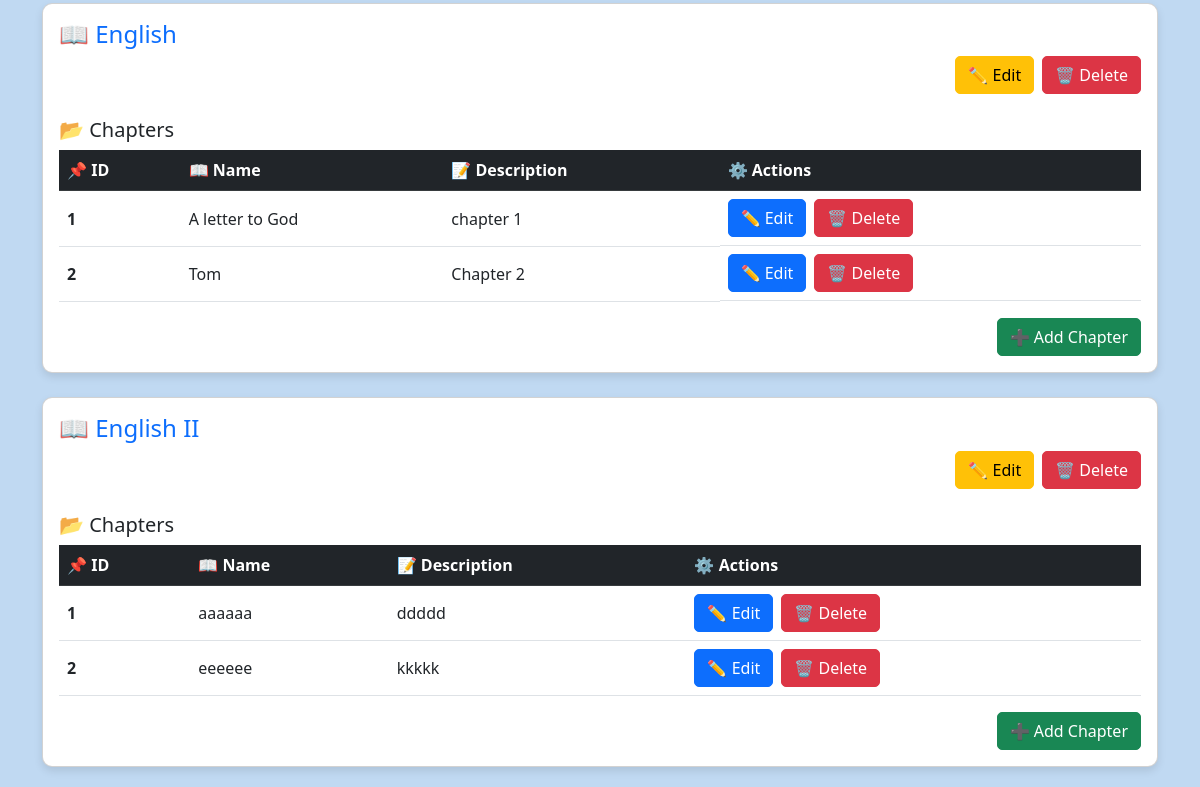
The app's page /subject_manage (lower part), older data.
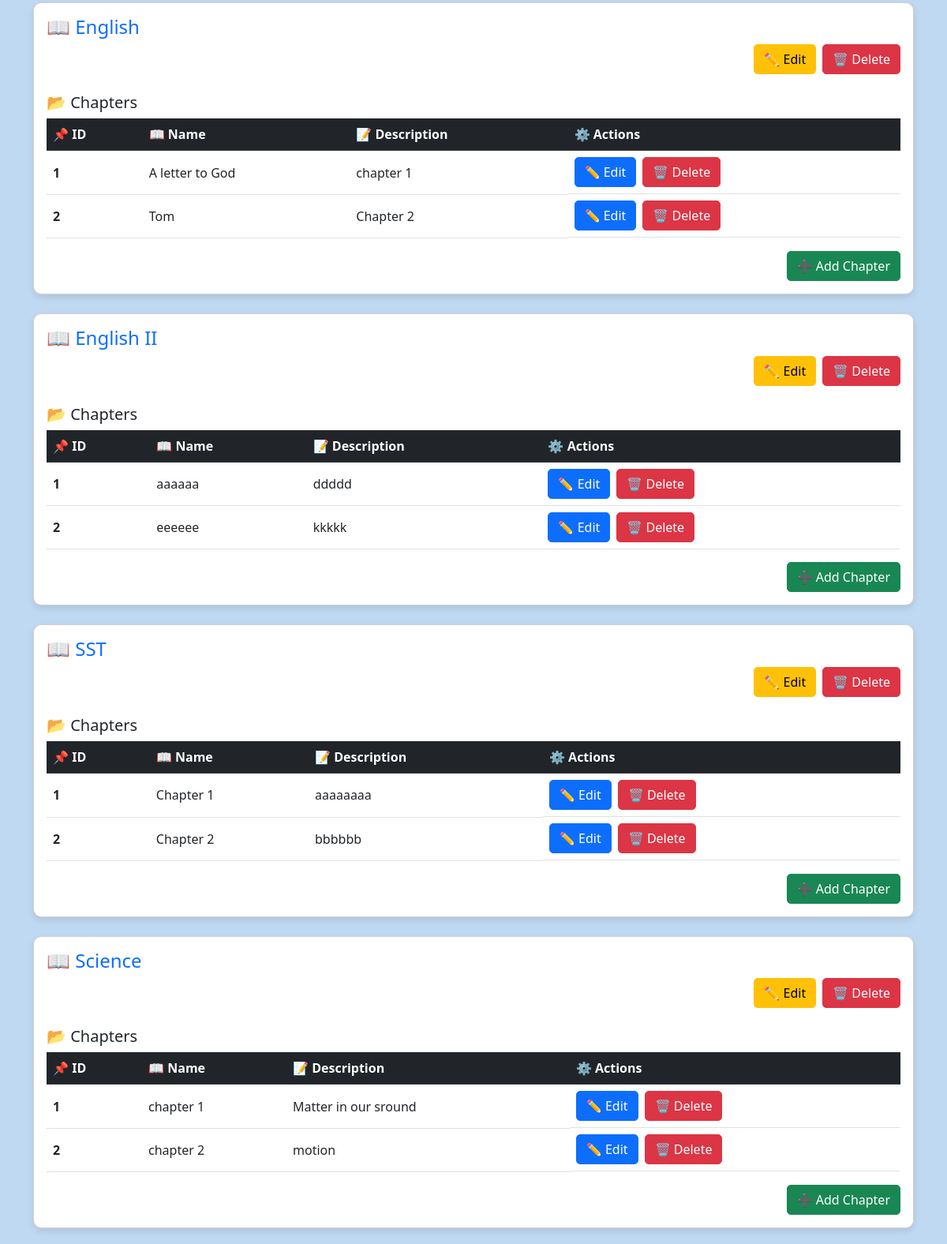
The same page, newer data.
### app.py (models this page shows)
class Subject(db.Model):
    id = db.Column(db.Integer, primary_key=True)
    subject_name = db.Column(db.String(80), nullable=False)
    description = db.Column(db.String(120), nullable = False)
    chapters = db.relationship('Chapter', back_populates = 'subject', cascade='all, delete')

class Chapter(db.Model):
    id = db.Column(db.Integer, primary_key=True)
    subject_id = db.Column(db.Integer, db.ForeignKey('subject.id'), nullable = False)
    description = db.Column(db.String(120), nullable = False)
    chapter_name = db.Column(db.String(80), nullable=False)
    subject = db.relationship('Subject', back_populates = 'chapters')
    quiz = db.relationship('Quiz', back_populates = 'chapter', cascade='all,delete')

### app.py (the view)
@app.route("/subject_manage", methods=["GET","POST"])
def subject_manage():
    subjects = Subject.query.all()
    admin_name = session.get('username')
    admin = User.query.filter_by(username='admin').first()
    admin_name = admin.fullname
    return render_template("subject_manage.html",subjects = subjects,admin_name=admin_name)

### templates/subject_manage.html (shortened to what this page needs)
<!DOCTYPE html>
<html lang="en">
<head>
    <link href="https://cdn.jsdelivr.net/npm/bootstrap@5.3.0-alpha1/dist/css/bootstrap.min.css" rel="stylesheet">
</head>
<body>
    <div class="container">
        {% for subject in subjects %}
        <div class="card mt-4">
            <div class="card-body">
                <h4 class="card-title text-primary">📖 {{ subject.subject_name }}</h4>
                <div class="d-flex justify-content-end gap-2">
                    <a href="/edit_subject/{{ subject.id }}" class="btn btn-warning">✏️ Edit</a>
                    <form action="/delete_subject/{{ subject.id }}" method="POST" onsubmit="return confirm('Are you sure you want to delete this subject?');">
                        <button type="submit" class="btn btn-danger">🗑️ Delete</button>
                    </form>
                </div>
                <h5 class="mt-4">📂 Chapters</h5>
                <table class="table table-hover">
                    <thead class="table-dark">
                        <tr>
                            <th scope="col">📌 ID</th>
                            <th scope="col">📖 Name</th>
                            <th scope="col">📝 Description</th>
                            <th scope="col">⚙️ Actions</th>
                        </tr>
                    </thead>
                    <tbody>
                        {% for chapter in subject.chapters %}
                        <tr>
                            <th scope="row">{{ loop.index }}</th>
                            <td>{{ chapter.chapter_name }}</td>
                            <td>{{ chapter.description }}</td>
                            <td class="d-flex gap-2">
                                <a href="edit_chapter/{{ chapter.id }}" class="btn btn-primary">✏️ Edit</a>
                                <form action="/delete_chapter/{{ chapter.id }}" method="POST" onsubmit="return confirm('Are you sure you want to delete this chapter?');">
                                    <button type="submit" class="btn btn-danger">🗑️ Delete</button>
                                </form>
                            </td>
                        </tr>
                        {% endfor %}
                    </tbody>
                </table>
                <div class="d-flex justify-content-end">
                    <a href="/add_chapter/{{ subject.id }}" class="btn btn-success">➕ Add Chapter</a>
                </div>
            </div>
        </div>
        {% endfor %}
    </div>
</body>
</html>

Row changes from the older to the newer data that the page shows:
added Subject: subject_name "SST"
added Chapter: chapter_name "Chapter 1", description "aaaaaaaa", shown under "SST"
added Chapter: chapter_name "Chapter 2", description "bbbbbb", shown under "SST"
added Subject: subject_name "Science"
added Chapter: chapter_name "chapter 1", description "Matter in our sround", shown under "Science"
added Chapter: chapter_name "chapter 2", description "motion", shown under "Science"
